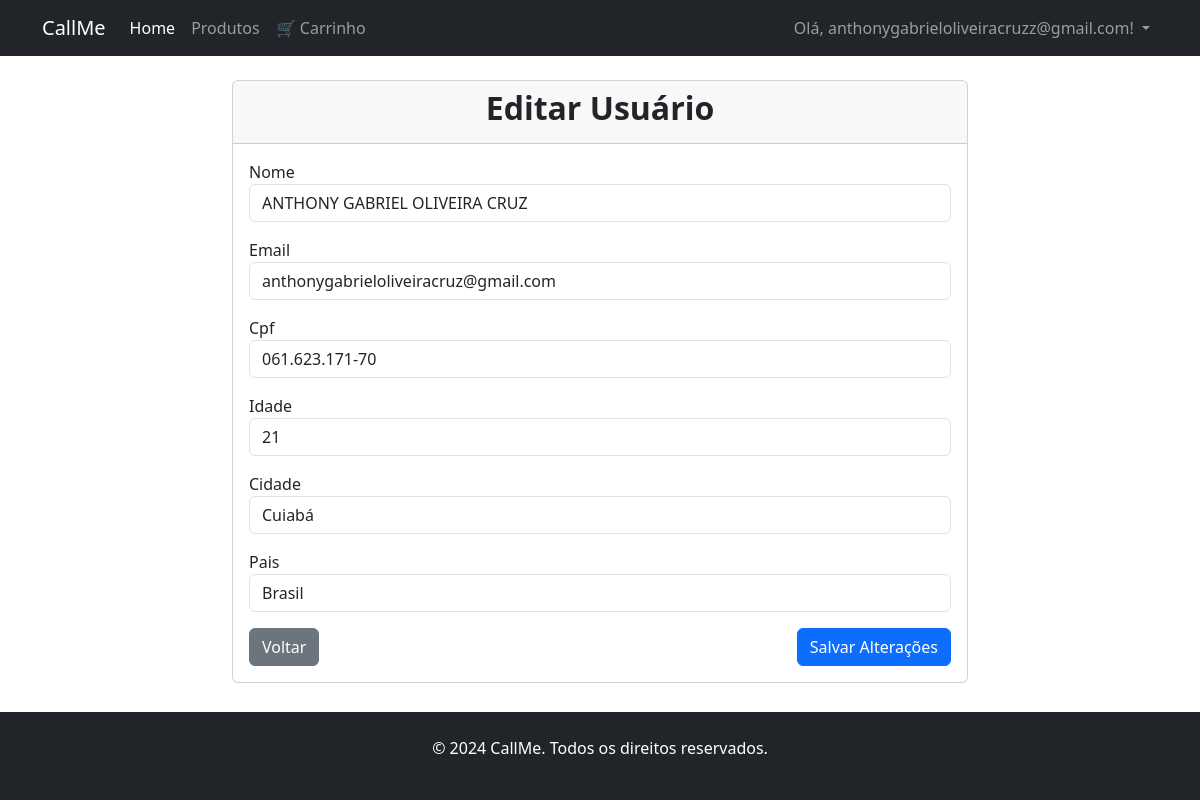
Page /painel/usuario/1/editar/ (signed in) on the committed database.
### myapp/models.py (models this page shows, shortened)
class Usuario(models.Model):
    nome = models.CharField(max_length=100)
    email = models.EmailField(unique=True)
    cpf = models.CharField(max_length=14, unique=True)
    idade = models.IntegerField()
    cidade = models.CharField(max_length=100)
    pais = models.CharField(max_length=100)
    data_cadastro = models.DateTimeField(auto_now_add=True)

### myapp/views.py (the view)
# urls.py: path('painel/usuario/<int:pk>/editar/', views.usuario_editar, name='usuario_editar'),
@login_required
def usuario_editar(request, pk):
    if not hasattr(request.user, 'administrador'):
        messages.error(request, 'Acesso negado.')
        return redirect('home')
    usuario = get_object_or_404(Usuario, pk=pk)
    if request.method == 'POST':
        form = UsuarioForm(request.POST, instance=usuario)
        if form.is_valid():
            form.save()
            messages.success(request, 'Usuário atualizado com sucesso!')
            return redirect('admin_dashboard')
    else:
        form = UsuarioForm(instance=usuario)
    return render(request, 'admin/usuario_editar.html', {'form': form, 'usuario': usuario})

### myapp/forms.py
class UsuarioForm(forms.ModelForm):
    class Meta:
        model = Usuario
        fields = ['nome', 'email', 'cpf', 'idade', 'cidade', 'pais']
        widgets = {
            'nome': forms.TextInput(attrs={'class': 'form-control'}),
            'email': forms.EmailInput(attrs={'class': 'form-control'}),
            'cpf': forms.TextInput(attrs={'class': 'form-control'}),
            'idade': forms.NumberInput(attrs={'class': 'form-control'}),
            'cidade': forms.TextInput(attrs={'class': 'form-control'}),
            'pais': forms.TextInput(attrs={'class': 'form-control'}),
        }

### templates/admin/usuario_editar.html (shortened to what this page needs)
{% extends 'base.html' %}
{% block content %}
<div class="container mt-4">
    <div class="row justify-content-center">
        <div class="col-md-8">
            <div class="card">
                <div class="card-header">
                    <h2 class="text-center">Editar Usuário</h2>
                </div>
                <div class="card-body">
                    <form method="post">
                        {% for field in form %}
                            <div class="form-group mb-3">
                                <label for="{{ field.id_for_label }}">{{ field.label }}</label>
                                {{ field }}
                            </div>
                        {% endfor %}
                        <div class="d-flex justify-content-between">
                            <a href="{% url 'admin_dashboard' %}" class="btn btn-secondary">Voltar</a>
                            <button type="submit" class="btn btn-primary">Salvar Alterações</button>
                        </div>
                    </form>
                </div>
            </div>
        </div>
    </div>
</div>
{% endblock %}

### templates/base.html (shortened to what this page needs)
<!DOCTYPE html>
{% load static %}
<html lang="pt-br">
<head>
    <link href="https://cdn.jsdelivr.net/npm/bootstrap@5.3.3/dist/css/bootstrap.min.css" rel="stylesheet">
    <link rel="stylesheet" href="{% static 'myapp/css/estilo.css' %}">
</head>
<body class="d-flex flex-column min-vh-100">
    <nav class="navbar navbar-expand-lg navbar-dark bg-dark">
        <div class="container">
            <a class="navbar-brand" href="{% url 'home' %}">CallMe</a>
            <div class="collapse navbar-collapse" id="navbarNav">
                <ul class="navbar-nav me-auto mb-2 mb-lg-0">
                    <li class="nav-item"><a class="nav-link active" aria-current="page" href="{% url 'home' %}">Home</a></li>
                    <li class="nav-item"><a class="nav-link" href="#">Produtos</a></li>
                    <li class="nav-item"><a class="nav-link" href="{% url 'carrinho' %}">🛒 Carrinho</a></li>
                </ul>
                <ul class="navbar-nav">
                    {% if user.is_authenticated %}
                        <li class="nav-item dropdown">
                            <a class="nav-link dropdown-toggle" href="#" role="button" data-bs-toggle="dropdown" aria-expanded="false">
                                Olá, {{ user.username }}!
                            </a>
                        </li>
                    {% else %}
                        <li class="nav-item"><a class="nav-link" href="{% url 'login_usuario' %}">Login</a></li>
                        <li class="nav-item"><a class="nav-link" href="{% url 'registro_usuario' %}">Registrar-se</a></li>
                    {% endif %}
                </ul>
            </div>
        </div>
    </nav>
    <main class="flex-grow-1">
        {% block content %}{% endblock %}
    </main>
    <footer class="bg-dark text-white py-4 mt-auto">
        <div class="container text-center"><p>© 2024 CallMe. Todos os direitos reservados.</p></div>
    </footer>
</body>
</html>

### static/myapp/css/estilo.css (style rules this page uses)
h1, h2, h3, h5 { font-weight: bold; }

### rows in the picture
Usuario: form "ANTHONY GABRIEL OLIVEIRA CRUZ" "anthonygabrieloliveiracruz@gmail.com" "061.623.171-70" "21" "Cuiabá" "Brasil"

### other values in the picture
{{ user.username }} "anthonygabrieloliveiracruzz@gmail.com"
{{ field.label }} "Nome" "Email" "Cpf" "Idade" "Cidade" "Pais"
